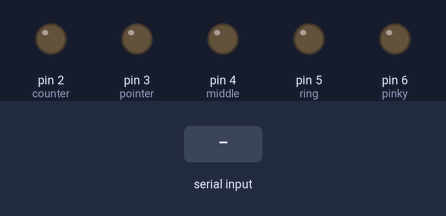
This sketch was run on a simulated Arduino Uno, built with avr-gcc and run on an emulated ATmega328P. Shown: output pins drawn as LEDs (lit = HIGH). Inputs (shaded band) come from the test bench.

Above: at 1.2 s.
1.3 s: "1\n" received over Serial
At 2.2 s:
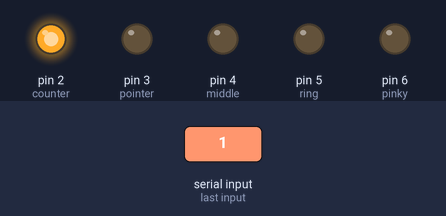
2.8 s: "0\n" received over Serial
At 3.4 s:
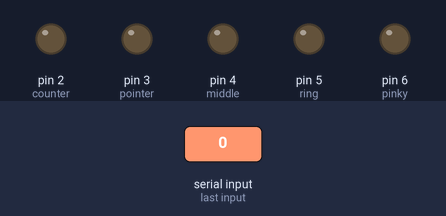
Timing chart, 0 to 5.8 s (numbered marks = the images above; inputs shaded):
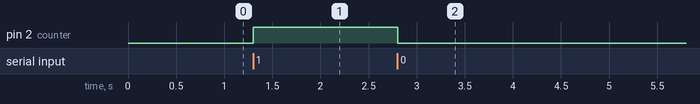

Measured:
- after the input at 1.3 s, pin 2 (counter): LOW → HIGH at once
- after the input at 2.8 s, pin 2 (counter): HIGH → LOW at once

The sketch:

test.ino
```cpp
void setup() {
    Serial.begin(9600);
    pinMode(2,OUTPUT); //thumb
    pinMode(3, OUTPUT); //pointer
    pinMode(4, OUTPUT); //middle
    pinMode(5, OUTPUT); //ring
    pinMode(6, OUTPUT); //pinky

}

void loop() {
    if (Serial.available()){
        String command = Serial.readStringUntil('\n');
        command.trim();
        int counter = 2;
        for (int i : command){
            if (i == '1'){//on
                digitalWrite(counter, HIGH);
            } else { //off
                digitalWrite(counter, LOW);
            }
            counter++;
        }


    }
}
```
